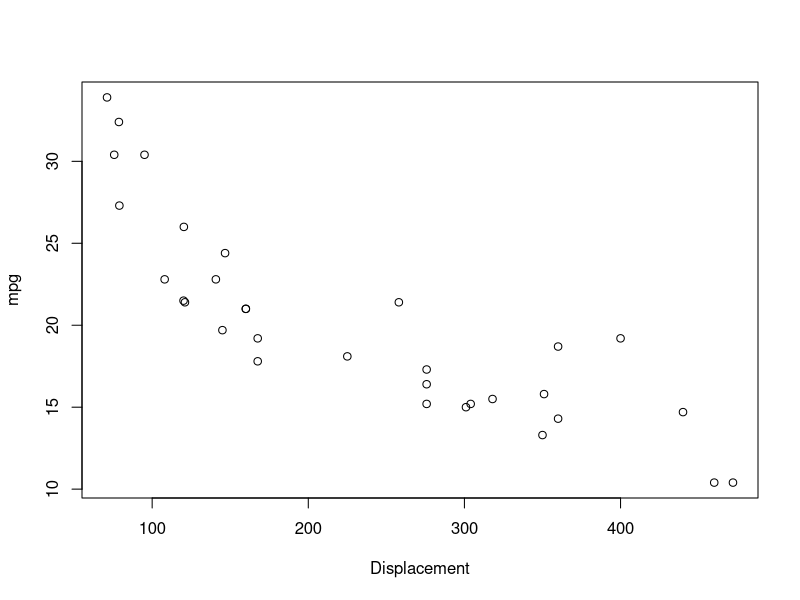
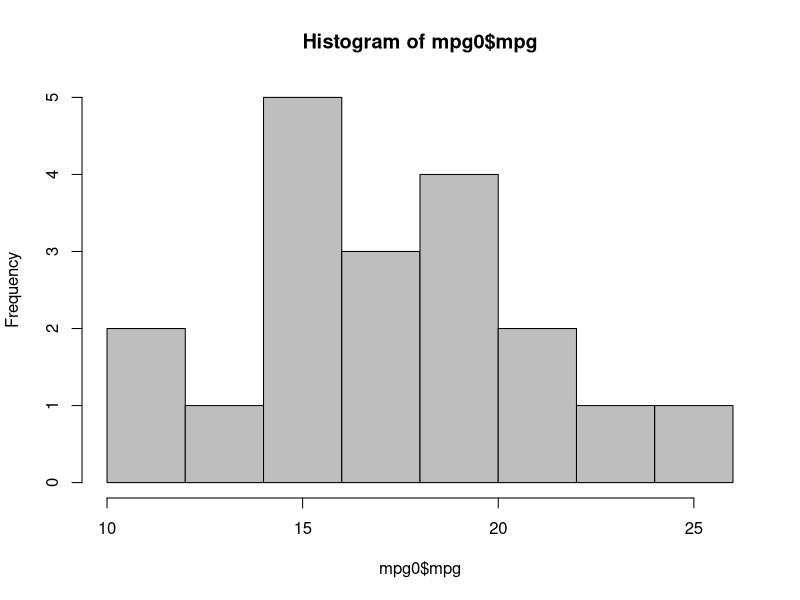
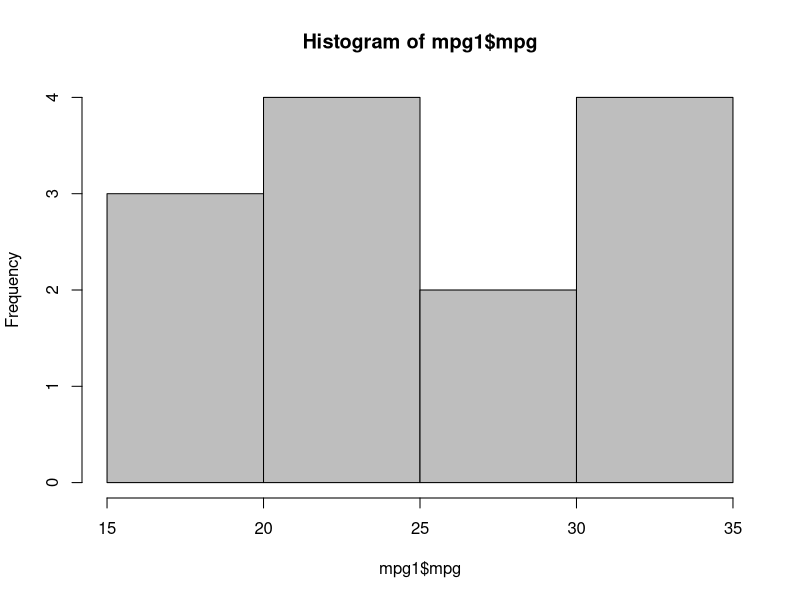

These figures' R source, in order:
#Draw a scatterplot with mpg on the y axis and displacement on the x axis. 
plot(mtcars$mpg~mtcars$disp, xlab ="Displacement", ylab = "mpg")
##The graph shows that when the displacement increase, the mpg is tend to decrease.


#Draw histograms for mpg by am in the same plot.
#Drawing histogram of mpg which am equals 0
mpg0 <- subset(mtcars, mtcars$am == 0)
hist(mpg0$mpg, col = "grey")
#Drawing histogram of mpg which am equals 1
mpg1 <- subset(mtcars, mtcars$am == 1)
hist(mpg1$mpg, col = "grey")